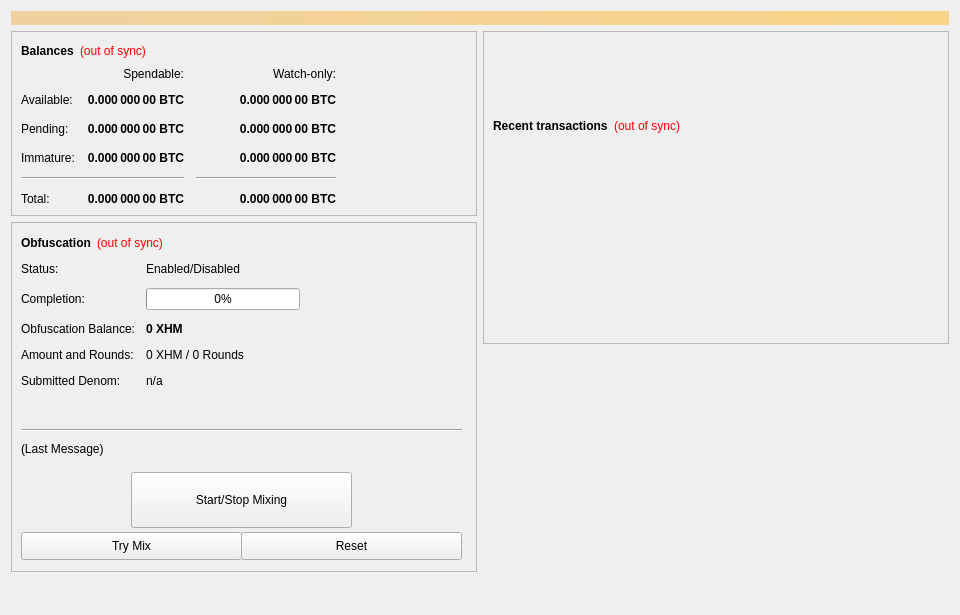
<?xml version="1.0" encoding="UTF-8"?>
<ui version="4.0">
 <class>OverviewPage</class>
 <widget class="QWidget" name="OverviewPage">
  <property name="geometry">
   <rect>
    <x>0</x>
    <y>0</y>
    <width>960</width>
    <height>615</height>
   </rect>
  </property>
  <property name="minimumSize">
   <size>
    <width>960</width>
    <height>0</height>
   </size>
  </property>
  <property name="windowTitle">
   <string>Form</string>
  </property>
  <layout class="QVBoxLayout" name="topLayout">
   <item>
    <widget class="QLabel" name="labelAlerts">
     <property name="visible">
      <bool>false</bool>
     </property>
     <property name="styleSheet">
      <string notr="true">background-color: qlineargradient(x1: 0, y1: 0, x2: 1, y2: 0, stop:0 #F0D0A0, stop:1 #F8D488); color:#000000;</string>
     </property>
     <property name="wordWrap">
      <bool>true</bool>
     </property>
     <property name="margin">
      <number>3</number>
     </property>
    </widget>
   </item>
   <item>
    <layout class="QHBoxLayout" name="horizontalLayout" stretch="1,1">
     <item>
      <layout class="QVBoxLayout" name="verticalLayout_2">
       <item>
        <widget class="QFrame" name="frame">
         <property name="frameShape">
          <enum>QFrame::StyledPanel</enum>
         </property>
         <property name="frameShadow">
          <enum>QFrame::Raised</enum>
         </property>
         <layout class="QVBoxLayout" name="verticalLayout_4">
          <item>
           <layout class="QHBoxLayout" name="horizontalLayout_4">
            <item>
             <widget class="QLabel" name="label_5">
              <property name="font">
               <font>
                <weight>75</weight>
                <bold>true</bold>
               </font>
              </property>
              <property name="text">
               <string>Balances</string>
              </property>
             </widget>
            </item>
            <item>
             <widget class="QLabel" name="labelWalletStatus">
              <property name="cursor">
               <cursorShape>WhatsThisCursor</cursorShape>
              </property>
              <property name="toolTip">
               <string>The displayed information may be out of date. Your wallet automatically synchronizes with the XHimera network after a connection is established, but this process has not completed yet.</string>
              </property>
              <property name="styleSheet">
               <string notr="true">QLabel { color: red; }</string>
              </property>
              <property name="text">
               <string notr="true">(out of sync)</string>
              </property>
              <property name="alignment">
               <set>Qt::AlignLeading|Qt::AlignLeft|Qt::AlignVCenter</set>
              </property>
             </widget>
            </item>
            <item>
             <spacer name="horizontalSpacer_3">
              <property name="orientation">
               <enum>Qt::Horizontal</enum>
              </property>
              <property name="sizeHint" stdset="0">
               <size>
                <width>40</width>
                <height>20</height>
               </size>
              </property>
             </spacer>
            </item>
           </layout>
          </item>
          <item>
           <layout class="QGridLayout" name="gridLayout">
            <property name="spacing">
             <number>12</number>
            </property>
            <item row="2" column="2">
             <widget class="QLabel" name="labelWatchPending">
              <property name="font">
               <font>
                <weight>75</weight>
                <bold>true</bold>
               </font>
              </property>
              <property name="cursor">
               <cursorShape>IBeamCursor</cursorShape>
              </property>
              <property name="toolTip">
               <string>Unconfirmed transactions to watch-only addresses</string>
              </property>
              <property name="text">
               <string notr="true">0.000 000 00 BTC</string>
              </property>
              <property name="alignment">
               <set>Qt::AlignRight|Qt::AlignTrailing|Qt::AlignVCenter</set>
              </property>
              <property name="textInteractionFlags">
               <set>Qt::LinksAccessibleByMouse|Qt::TextSelectableByKeyboard|Qt::TextSelectableByMouse</set>
              </property>
             </widget>
            </item>
            <item row="2" column="1">
             <widget class="QLabel" name="labelUnconfirmed">
              <property name="font">
               <font>
                <weight>75</weight>
                <bold>true</bold>
               </font>
              </property>
              <property name="cursor">
               <cursorShape>IBeamCursor</cursorShape>
              </property>
              <property name="toolTip">
               <string>Total of transactions that have yet to be confirmed, and do not yet count toward the spendable balance</string>
              </property>
              <property name="text">
               <string notr="true">0.000 000 00 BTC</string>
              </property>
              <property name="alignment">
               <set>Qt::AlignRight|Qt::AlignTrailing|Qt::AlignVCenter</set>
              </property>
              <property name="textInteractionFlags">
               <set>Qt::LinksAccessibleByMouse|Qt::TextSelectableByKeyboard|Qt::TextSelectableByMouse</set>
              </property>
             </widget>
            </item>
            <item row="3" column="2">
             <widget class="QLabel" name="labelWatchImmature">
              <property name="font">
               <font>
                <weight>75</weight>
                <bold>true</bold>
               </font>
              </property>
              <property name="cursor">
               <cursorShape>IBeamCursor</cursorShape>
              </property>
              <property name="toolTip">
               <string>Staked or masternode rewards in watch-only addresses that has not yet matured</string>
              </property>
              <property name="text">
               <string notr="true">0.000 000 00 BTC</string>
              </property>
              <property name="alignment">
               <set>Qt::AlignRight|Qt::AlignTrailing|Qt::AlignVCenter</set>
              </property>
              <property name="textInteractionFlags">
               <set>Qt::LinksAccessibleByMouse|Qt::TextSelectableByKeyboard|Qt::TextSelectableByMouse</set>
              </property>
             </widget>
            </item>
            <item row="4" column="0" colspan="2">
             <widget class="Line" name="lineSpendableBalance">
              <property name="orientation">
               <enum>Qt::Horizontal</enum>
              </property>
             </widget>
            </item>
            <item row="4" column="2">
             <widget class="Line" name="lineWatchBalance">
              <property name="sizePolicy">
               <sizepolicy hsizetype="Preferred" vsizetype="Fixed">
                <horstretch>0</horstretch>
                <verstretch>0</verstretch>
               </sizepolicy>
              </property>
              <property name="minimumSize">
               <size>
                <width>140</width>
                <height>0</height>
               </size>
              </property>
              <property name="orientation">
               <enum>Qt::Horizontal</enum>
              </property>
             </widget>
            </item>
            <item row="5" column="0">
             <widget class="QLabel" name="labelTotalText">
              <property name="text">
               <string>Total:</string>
              </property>
             </widget>
            </item>
            <item row="3" column="1">
             <widget class="QLabel" name="labelImmature">
              <property name="font">
               <font>
                <weight>75</weight>
                <bold>true</bold>
               </font>
              </property>
              <property name="cursor">
               <cursorShape>IBeamCursor</cursorShape>
              </property>
              <property name="toolTip">
               <string>Staked or masternode rewards that has not yet matured</string>
              </property>
              <property name="text">
               <string notr="true">0.000 000 00 BTC</string>
              </property>
              <property name="alignment">
               <set>Qt::AlignRight|Qt::AlignTrailing|Qt::AlignVCenter</set>
              </property>
              <property name="textInteractionFlags">
               <set>Qt::LinksAccessibleByMouse|Qt::TextSelectableByKeyboard|Qt::TextSelectableByMouse</set>
              </property>
             </widget>
            </item>
            <item row="2" column="3">
             <spacer name="horizontalSpacer_2">
              <property name="orientation">
               <enum>Qt::Horizontal</enum>
              </property>
              <property name="sizeHint" stdset="0">
               <size>
                <width>40</width>
                <height>20</height>
               </size>
              </property>
             </spacer>
            </item>
            <item row="3" column="0">
             <widget class="QLabel" name="labelImmatureText">
              <property name="text">
               <string>Immature:</string>
              </property>
             </widget>
            </item>
            <item row="5" column="1">
             <widget class="QLabel" name="labelTotal">
              <property name="font">
               <font>
                <weight>75</weight>
                <bold>true</bold>
               </font>
              </property>
              <property name="cursor">
               <cursorShape>IBeamCursor</cursorShape>
              </property>
              <property name="toolTip">
               <string>Your current total balance</string>
              </property>
              <property name="text">
               <string notr="true">0.000 000 00 BTC</string>
              </property>
              <property name="alignment">
               <set>Qt::AlignRight|Qt::AlignTrailing|Qt::AlignVCenter</set>
              </property>
              <property name="textInteractionFlags">
               <set>Qt::LinksAccessibleByMouse|Qt::TextSelectableByKeyboard|Qt::TextSelectableByMouse</set>
              </property>
             </widget>
            </item>
            <item row="5" column="2">
             <widget class="QLabel" name="labelWatchTotal">
              <property name="font">
               <font>
                <weight>75</weight>
                <bold>true</bold>
               </font>
              </property>
              <property name="cursor">
               <cursorShape>IBeamCursor</cursorShape>
              </property>
              <property name="toolTip">
               <string>Current total balance in watch-only addresses</string>
              </property>
              <property name="text">
               <string notr="true">0.000 000 00 BTC</string>
              </property>
              <property name="alignment">
               <set>Qt::AlignRight|Qt::AlignTrailing|Qt::AlignVCenter</set>
              </property>
              <property name="textInteractionFlags">
               <set>Qt::LinksAccessibleByMouse|Qt::TextSelectableByKeyboard|Qt::TextSelectableByMouse</set>
              </property>
             </widget>
            </item>
            <item row="0" column="2">
             <widget class="QLabel" name="labelWatchonly">
              <property name="text">
               <string>Watch-only:</string>
              </property>
              <property name="alignment">
               <set>Qt::AlignRight|Qt::AlignTrailing|Qt::AlignVCenter</set>
              </property>
             </widget>
            </item>
            <item row="1" column="0">
             <widget class="QLabel" name="labelBalanceText">
              <property name="text">
               <string>Available:</string>
              </property>
             </widget>
            </item>
            <item row="1" column="1">
             <widget class="QLabel" name="labelBalance">
              <property name="font">
               <font>
                <weight>75</weight>
                <bold>true</bold>
               </font>
              </property>
              <property name="cursor">
               <cursorShape>IBeamCursor</cursorShape>
              </property>
              <property name="toolTip">
               <string>Your current spendable balance</string>
              </property>
              <property name="text">
               <string notr="true">0.000 000 00 BTC</string>
              </property>
              <property name="alignment">
               <set>Qt::AlignRight|Qt::AlignTrailing|Qt::AlignVCenter</set>
              </property>
              <property name="textInteractionFlags">
               <set>Qt::LinksAccessibleByMouse|Qt::TextSelectableByKeyboard|Qt::TextSelectableByMouse</set>
              </property>
             </widget>
            </item>
            <item row="1" column="2">
             <widget class="QLabel" name="labelWatchAvailable">
              <property name="font">
               <font>
                <weight>75</weight>
                <bold>true</bold>
               </font>
              </property>
              <property name="cursor">
               <cursorShape>IBeamCursor</cursorShape>
              </property>
              <property name="toolTip">
               <string>Your current balance in watch-only addresses</string>
              </property>
              <property name="text">
               <string notr="true">0.000 000 00 BTC</string>
              </property>
              <property name="alignment">
               <set>Qt::AlignRight|Qt::AlignTrailing|Qt::AlignVCenter</set>
              </property>
              <property name="textInteractionFlags">
               <set>Qt::LinksAccessibleByMouse|Qt::TextSelectableByKeyboard|Qt::TextSelectableByMouse</set>
              </property>
             </widget>
            </item>
            <item row="2" column="0">
             <widget class="QLabel" name="labelPendingText">
              <property name="text">
               <string>Pending:</string>
              </property>
             </widget>
            </item>
            <item row="0" column="1">
             <widget class="QLabel" name="labelSpendable">
              <property name="text">
               <string>Spendable:</string>
              </property>
              <property name="alignment">
               <set>Qt::AlignRight|Qt::AlignTrailing|Qt::AlignVCenter</set>
              </property>
             </widget>
            </item>
           </layout>
          </item>
         </layout>
        </widget>
       </item>
       <item>
        <widget class="QFrame" name="frameObfuscation">
         <property name="minimumSize">
          <size>
           <width>0</width>
           <height>350</height>
          </size>
         </property>
         <property name="layoutDirection">
          <enum>Qt::LeftToRight</enum>
         </property>
         <property name="frameShape">
          <enum>QFrame::StyledPanel</enum>
         </property>
         <property name="frameShadow">
          <enum>QFrame::Raised</enum>
         </property>
         <widget class="QWidget" name="formLayoutWidget">
          <property name="geometry">
           <rect>
            <x>10</x>
            <y>40</y>
            <width>451</width>
            <height>161</height>
           </rect>
          </property>
          <layout class="QFormLayout" name="formLayout">
           <property name="fieldGrowthPolicy">
            <enum>QFormLayout::AllNonFixedFieldsGrow</enum>
           </property>
           <property name="horizontalSpacing">
            <number>11</number>
           </property>
           <property name="verticalSpacing">
            <number>12</number>
           </property>
           <item row="0" column="0">
            <widget class="QLabel" name="label_6">
             <property name="text">
              <string>Status:</string>
             </property>
            </widget>
           </item>
           <item row="1" column="0">
            <widget class="QLabel" name="label_7">
             <property name="text">
              <string>Completion:</string>
             </property>
            </widget>
           </item>
           <item row="1" column="1">
            <widget class="QProgressBar" name="obfuscationProgress">
             <property name="maximumSize">
              <size>
               <width>154</width>
               <height>16777215</height>
              </size>
             </property>
             <property name="value">
              <number>0</number>
             </property>
            </widget>
           </item>
           <item row="2" column="0">
            <widget class="QLabel" name="labelAnonymizedText">
             <property name="text">
              <string>Obfuscation Balance:</string>
             </property>
            </widget>
           </item>
           <item row="2" column="1">
            <widget class="QLabel" name="labelAnonymized">
             <property name="font">
              <font>
               <weight>75</weight>
               <bold>true</bold>
              </font>
             </property>
             <property name="text">
              <string notr="true">0 XHM</string>
             </property>
            </widget>
           </item>
           <item row="3" column="0">
            <widget class="QLabel" name="label_8">
             <property name="text">
              <string>Amount and Rounds:</string>
             </property>
            </widget>
           </item>
           <item row="3" column="1">
            <widget class="QLabel" name="labelAmountRounds">
             <property name="text">
              <string>0 XHM / 0 Rounds</string>
             </property>
            </widget>
           </item>
           <item row="4" column="0">
            <widget class="QLabel" name="label_9">
             <property name="text">
              <string>Submitted Denom:</string>
             </property>
            </widget>
           </item>
           <item row="4" column="1">
            <widget class="QLabel" name="labelSubmittedDenom">
             <property name="toolTip">
              <string>The denominations you submitted to the Masternode.&lt;br&gt;To mix, other users must submit the exact same denominations.</string>
             </property>
             <property name="text">
              <string>n/a</string>
             </property>
            </widget>
           </item>
           <item row="0" column="1">
            <widget class="QLabel" name="obfuscationEnabled">
             <property name="text">
              <string>Enabled/Disabled</string>
             </property>
            </widget>
           </item>
          </layout>
         </widget>
         <widget class="QPushButton" name="runAutoDenom">
          <property name="geometry">
           <rect>
            <x>251</x>
            <y>17</y>
            <width>1</width>
            <height>1</height>
           </rect>
          </property>
          <property name="palette">
           <palette>
            <active>
             <colorrole role="WindowText">
              <brush brushstyle="SolidPattern">
               <color alpha="255">
                <red>0</red>
                <green>0</green>
                <blue>0</blue>
               </color>
              </brush>
             </colorrole>
             <colorrole role="Button">
              <brush brushstyle="SolidPattern">
               <color alpha="255">
                <red>239</red>
                <green>238</green>
                <blue>238</blue>
               </color>
              </brush>
             </colorrole>
             <colorrole role="Light">
              <brush brushstyle="SolidPattern">
               <color alpha="255">
                <red>255</red>
                <green>255</green>
                <blue>255</blue>
               </color>
              </brush>
             </colorrole>
             <colorrole role="Midlight">
              <brush brushstyle="SolidPattern">
               <color alpha="255">
                <red>247</red>
                <green>246</green>
                <blue>246</blue>
               </color>
              </brush>
             </colorrole>
             <colorrole role="Dark">
              <brush brushstyle="SolidPattern">
               <color alpha="255">
                <red>119</red>
                <green>119</green>
                <blue>119</blue>
               </color>
              </brush>
             </colorrole>
             <colorrole role="Mid">
              <brush brushstyle="SolidPattern">
               <color alpha="255">
                <red>159</red>
                <green>159</green>
                <blue>159</blue>
               </color>
              </brush>
             </colorrole>
             <colorrole role="Text">
              <brush brushstyle="SolidPattern">
               <color alpha="255">
                <red>0</red>
                <green>0</green>
                <blue>0</blue>
               </color>
              </brush>
             </colorrole>
             <colorrole role="BrightText">
              <brush brushstyle="SolidPattern">
               <color alpha="255">
                <red>255</red>
                <green>255</green>
                <blue>255</blue>
               </color>
              </brush>
             </colorrole>
             <colorrole role="ButtonText">
              <brush brushstyle="SolidPattern">
               <color alpha="255">
                <red>0</red>
                <green>0</green>
                <blue>0</blue>
               </color>
              </brush>
             </colorrole>
             <colorrole role="Base">
              <brush brushstyle="SolidPattern">
               <color alpha="255">
                <red>255</red>
                <green>255</green>
                <blue>255</blue>
               </color>
              </brush>
             </colorrole>
             <colorrole role="Window">
              <brush brushstyle="SolidPattern">
               <color alpha="255">
                <red>239</red>
                <green>238</green>
                <blue>238</blue>
               </color>
              </brush>
             </colorrole>
             <colorrole role="Shadow">
              <brush brushstyle="SolidPattern">
               <color alpha="255">
                <red>0</red>
                <green>0</green>
                <blue>0</blue>
               </color>
              </brush>
             </colorrole>
             <colorrole role="AlternateBase">
              <brush brushstyle="SolidPattern">
               <color alpha="255">
                <red>247</red>
                <green>246</green>
                <blue>246</blue>
               </color>
              </brush>
             </colorrole>
             <colorrole role="ToolTipBase">
              <brush brushstyle="SolidPattern">
               <color alpha="255">
                <red>255</red>
                <green>255</green>
                <blue>220</blue>
               </color>
              </brush>
             </colorrole>
             <colorrole role="ToolTipText">
              <brush brushstyle="SolidPattern">
               <color alpha="255">
                <red>0</red>
                <green>0</green>
                <blue>0</blue>
               </color>
              </brush>
             </colorrole>
            </active>
            <inactive>
             <colorrole role="WindowText">
              <brush brushstyle="SolidPattern">
               <color alpha="255">
                <red>0</red>
                <green>0</green>
                <blue>0</blue>
               </color>
              </brush>
             </colorrole>
             <colorrole role="Button">
              <brush brushstyle="SolidPattern">
               <color alpha="255">
                <red>239</red>
                <green>238</green>
                <blue>238</blue>
               </color>
              </brush>
             </colorrole>
             <colorrole role="Light">
              <brush brushstyle="SolidPattern">
               <color alpha="255">
                <red>255</red>
                <green>255</green>
                <blue>255</blue>
               </color>
              </brush>
             </colorrole>
             <colorrole role="Midlight">
              <brush brushstyle="SolidPattern">
               <color alpha="255">
                <red>247</red>
                <green>246</green>
                <blue>246</blue>
               </color>
              </brush>
             </colorrole>
             <colorrole role="Dark">
              <brush brushstyle="SolidPattern">
               <color alpha="255">
                <red>119</red>
                <green>119</green>
                <blue>119</blue>
               </color>
              </brush>
             </colorrole>
             <colorrole role="Mid">
              <brush brushstyle="SolidPattern">
               <color alpha="255">
                <red>159</red>
                <green>159</green>
                <blue>159</blue>
               </color>
              </brush>
             </colorrole>
             <colorrole role="Text">
              <brush brushstyle="SolidPattern">
               <color alpha="255">
                <red>0</red>
                <green>0</green>
                <blue>0</blue>
               </color>
              </brush>
             </colorrole>
             <colorrole role="BrightText">
              <brush brushstyle="SolidPattern">
               <color alpha="255">
                <red>255</red>
                <green>255</green>
                <blue>255</blue>
               </color>
              </brush>
             </colorrole>
             <colorrole role="ButtonText">
              <brush brushstyle="SolidPattern">
               <color alpha="255">
                <red>0</red>
                <green>0</green>
                <blue>0</blue>
               </color>
              </brush>
             </colorrole>
             <colorrole role="Base">
              <brush brushstyle="SolidPattern">
               <color alpha="255">
                <red>255</red>
                <green>255</green>
                <blue>255</blue>
               </color>
              </brush>
             </colorrole>
             <colorrole role="Window">
              <brush brushstyle="SolidPattern">
               <color alpha="255">
                <red>239</red>
                <green>238</green>
                <blue>238</blue>
               </color>
              </brush>
             </colorrole>
             <colorrole role="Shadow">
              <brush brushstyle="SolidPattern">
               <color alpha="255">
                <red>0</red>
                <green>0</green>
                <blue>0</blue>
               </color>
              </brush>
             </colorrole>
             <colorrole role="AlternateBase">
              <brush brushstyle="SolidPattern">
               <color alpha="255">
                <red>247</red>
                <green>246</green>
                <blue>246</blue>
               </color>
              </brush>
             </colorrole>
             <colorrole role="ToolTipBase">
              <brush brushstyle="SolidPattern">
               <color alpha="255">
                <red>255</red>
                <green>255</green>
                <blue>220</blue>
               </color>
              </brush>
             </colorrole>
             <colorrole role="ToolTipText">
              <brush brushstyle="SolidPattern">
               <color alpha="255">
                <red>0</red>
                <green>0</green>
                <blue>0</blue>
               </color>
              </brush>
             </colorrole>
            </inactive>
            <disabled>
             <colorrole role="WindowText">
              <brush brushstyle="SolidPattern">
               <color alpha="255">
                <red>119</red>
                <green>119</green>
                <blue>119</blue>
               </color>
              </brush>
             </colorrole>
             <colorrole role="Button">
              <brush brushstyle="SolidPattern">
               <color alpha="255">
                <red>239</red>
                <green>238</green>
                <blue>238</blue>
               </color>
              </brush>
             </colorrole>
             <colorrole role="Light">
              <brush brushstyle="SolidPattern">
               <color alpha="255">
                <red>255</red>
                <green>255</green>
                <blue>255</blue>
               </color>
              </brush>
             </colorrole>
             <colorrole role="Midlight">
              <brush brushstyle="SolidPattern">
               <color alpha="255">
                <red>247</red>
                <green>246</green>
                <blue>246</blue>
               </color>
              </brush>
             </colorrole>
             <colorrole role="Dark">
              <brush brushstyle="SolidPattern">
               <color alpha="255">
                <red>119</red>
                <green>119</green>
                <blue>119</blue>
               </color>
              </brush>
             </colorrole>
             <colorrole role="Mid">
              <brush brushstyle="SolidPattern">
               <color alpha="255">
                <red>159</red>
                <green>159</green>
                <blue>159</blue>
               </color>
              </brush>
             </colorrole>
             <colorrole role="Text">
              <brush brushstyle="SolidPattern">
               <color alpha="255">
                <red>119</red>
                <green>119</green>
                <blue>119</blue>
               </color>
              </brush>
             </colorrole>
             <colorrole role="BrightText">
              <brush brushstyle="SolidPattern">
               <color alpha="255">
                <red>255</red>
                <green>255</green>
                <blue>255</blue>
               </color>
              </brush>
             </colorrole>
             <colorrole role="ButtonText">
              <brush brushstyle="SolidPattern">
               <color alpha="255">
                <red>119</red>
                <green>119</green>
                <blue>119</blue>
               </color>
              </brush>
             </colorrole>
             <colorrole role="Base">
              <brush brushstyle="SolidPattern">
               <color alpha="255">
                <red>239</red>
                <green>238</green>
                <blue>238</blue>
               </color>
              </brush>
             </colorrole>
             <colorrole role="Window">
              <brush brushstyle="SolidPattern">
               <color alpha="255">
                <red>239</red>
                <green>238</green>
                <blue>238</blue>
               </color>
              </brush>
             </colorrole>
             <colorrole role="Shadow">
              <brush brushstyle="SolidPattern">
               <color alpha="255">
                <red>0</red>
                <green>0</green>
                <blue>0</blue>
               </color>
              </brush>
             </colorrole>
             <colorrole role="AlternateBase">
              <brush brushstyle="SolidPattern">
               <color alpha="255">
                <red>239</red>
                <green>238</green>
                <blue>238</blue>
               </color>
              </brush>
             </colorrole>
             <colorrole role="ToolTipBase">
              <brush brushstyle="SolidPattern">
               <color alpha="255">
                <red>255</red>
                <green>255</green>
                <blue>220</blue>
               </color>
              </brush>
             </colorrole>
             <colorrole role="ToolTipText">
              <brush brushstyle="SolidPattern">
               <color alpha="255">
                <red>0</red>
                <green>0</green>
                <blue>0</blue>
               </color>
              </brush>
             </colorrole>
            </disabled>
           </palette>
          </property>
          <property name="focusPolicy">
           <enum>Qt::NoFocus</enum>
          </property>
          <property name="autoFillBackground">
           <bool>true</bool>
          </property>
          <property name="text">
           <string/>
          </property>
          <property name="flat">
           <bool>true</bool>
          </property>
         </widget>
         <widget class="QPushButton" name="toggleObfuscation">
          <property name="geometry">
           <rect>
            <x>120</x>
            <y>250</y>
            <width>221</width>
            <height>56</height>
           </rect>
          </property>
          <property name="sizePolicy">
           <sizepolicy hsizetype="MinimumExpanding" vsizetype="Fixed">
            <horstretch>0</horstretch>
            <verstretch>0</verstretch>
           </sizepolicy>
          </property>
          <property name="text">
           <string>Start/Stop Mixing</string>
          </property>
         </widget>
         <widget class="Line" name="lineLastMessage">
          <property name="geometry">
           <rect>
            <x>10</x>
            <y>200</y>
            <width>441</width>
            <height>16</height>
           </rect>
          </property>
          <property name="orientation">
           <enum>Qt::Horizontal</enum>
          </property>
         </widget>
         <widget class="QLabel" name="obfuscationStatus">
          <property name="geometry">
           <rect>
            <x>10</x>
            <y>220</y>
            <width>451</width>
            <height>61</height>
           </rect>
          </property>
          <property name="minimumSize">
           <size>
            <width>288</width>
            <height>43</height>
           </size>
          </property>
          <property name="text">
           <string>(Last Message)</string>
          </property>
          <property name="alignment">
           <set>Qt::AlignLeading|Qt::AlignLeft|Qt::AlignTop</set>
          </property>
          <property name="wordWrap">
           <bool>true</bool>
          </property>
         </widget>
         <widget class="QPushButton" name="obfuscationAuto">
          <property name="geometry">
           <rect>
            <x>10</x>
            <y>310</y>
            <width>221</width>
            <height>28</height>
           </rect>
          </property>
          <property name="sizePolicy">
           <sizepolicy hsizetype="MinimumExpanding" vsizetype="Fixed">
            <horstretch>0</horstretch>
            <verstretch>0</verstretch>
           </sizepolicy>
          </property>
          <property name="toolTip">
           <string>Try to manually submit a Obfuscation request.</string>
          </property>
          <property name="text">
           <string>Try Mix</string>
          </property>
         </widget>
         <widget class="QPushButton" name="obfuscationReset">
          <property name="geometry">
           <rect>
            <x>230</x>
            <y>310</y>
            <width>221</width>
            <height>28</height>
           </rect>
          </property>
          <property name="sizePolicy">
           <sizepolicy hsizetype="MinimumExpanding" vsizetype="Fixed">
            <horstretch>0</horstretch>
            <verstretch>0</verstretch>
           </sizepolicy>
          </property>
          <property name="toolTip">
           <string>Reset the current status of Obfuscation (can interrupt Obfuscation if it's in the process of Mixing, which can cost you money!)</string>
          </property>
          <property name="autoFillBackground">
           <bool>false</bool>
          </property>
          <property name="text">
           <string>Reset</string>
          </property>
         </widget>
         <widget class="QWidget" name="layoutWidget">
          <property name="geometry">
           <rect>
            <x>10</x>
            <y>10</y>
            <width>431</width>
            <height>22</height>
           </rect>
          </property>
          <layout class="QHBoxLayout" name="horizontalLayout_5">
           <item>
            <widget class="QLabel" name="label_2">
             <property name="font">
              <font>
               <weight>75</weight>
               <bold>true</bold>
              </font>
             </property>
             <property name="text">
              <string>Obfuscation</string>
             </property>
            </widget>
           </item>
           <item>
            <widget class="QLabel" name="labelObfuscationSyncStatus">
             <property name="toolTip">
              <string>The displayed information may be out of date. Your wallet automatically synchronizes with the XHimera network after a connection is established, but this process has not completed yet.</string>
             </property>
             <property name="styleSheet">
              <string notr="true">QLabel { color: red; }</string>
             </property>
             <property name="text">
              <string notr="true">(out of sync)</string>
             </property>
             <property name="alignment">
              <set>Qt::AlignLeading|Qt::AlignLeft|Qt::AlignVCenter</set>
             </property>
            </widget>
           </item>
           <item>
            <spacer name="horizontalSpacer_4">
             <property name="orientation">
              <enum>Qt::Horizontal</enum>
             </property>
             <property name="sizeHint" stdset="0">
              <size>
               <width>40</width>
               <height>20</height>
              </size>
             </property>
            </spacer>
           </item>
          </layout>
         </widget>
        </widget>
       </item>
       <item>
        <spacer name="verticalSpacer">
         <property name="orientation">
          <enum>Qt::Vertical</enum>
         </property>
         <property name="sizeHint" stdset="0">
          <size>
           <width>20</width>
           <height>40</height>
          </size>
         </property>
        </spacer>
       </item>
      </layout>
     </item>
     <item>
      <layout class="QVBoxLayout" name="verticalLayout_3">
       <item>
        <widget class="QFrame" name="frame_2">
         <property name="frameShape">
          <enum>QFrame::StyledPanel</enum>
         </property>
         <property name="frameShadow">
          <enum>QFrame::Raised</enum>
         </property>
         <layout class="QVBoxLayout" name="verticalLayout">
          <item>
           <spacer name="verticalSpacer_3">
            <property name="orientation">
             <enum>Qt::Vertical</enum>
            </property>
            <property name="sizeType">
             <enum>QSizePolicy::Fixed</enum>
            </property>
            <property name="sizeHint" stdset="0">
             <size>
              <width>20</width>
              <height>75</height>
             </size>
            </property>
           </spacer>
          </item>
          <item>
           <layout class="QHBoxLayout" name="horizontalLayout_2">
            <item>
             <widget class="QLabel" name="label_4">
              <property name="font">
               <font>
                <weight>75</weight>
                <bold>true</bold>
               </font>
              </property>
              <property name="text">
               <string>Recent transactions</string>
              </property>
             </widget>
            </item>
            <item>
             <widget class="QLabel" name="labelTransactionsStatus">
              <property name="cursor">
               <cursorShape>WhatsThisCursor</cursorShape>
              </property>
              <property name="toolTip">
               <string>The displayed information may be out of date. Your wallet automatically synchronizes with the XHimera network after a connection is established, but this process has not completed yet.</string>
              </property>
              <property name="styleSheet">
               <string notr="true">QLabel { color: red; }</string>
              </property>
              <property name="text">
               <string notr="true">(out of sync)</string>
              </property>
              <property name="alignment">
               <set>Qt::AlignRight|Qt::AlignTrailing|Qt::AlignVCenter</set>
              </property>
             </widget>
            </item>
            <item>
             <spacer name="horizontalSpacer">
              <property name="orientation">
               <enum>Qt::Horizontal</enum>
              </property>
              <property name="sizeHint" stdset="0">
               <size>
                <width>40</width>
                <height>20</height>
               </size>
              </property>
             </spacer>
            </item>
           </layout>
          </item>
          <item>
           <widget class="QListView" name="listTransactions">
            <property name="styleSheet">
             <string notr="true">QListView { background: transparent; }</string>
            </property>
            <property name="frameShape">
             <enum>QFrame::NoFrame</enum>
            </property>
            <property name="verticalScrollBarPolicy">
             <enum>Qt::ScrollBarAlwaysOff</enum>
            </property>
            <property name="horizontalScrollBarPolicy">
             <enum>Qt::ScrollBarAlwaysOff</enum>
            </property>
            <property name="selectionMode">
             <enum>QAbstractItemView::NoSelection</enum>
            </property>
           </widget>
          </item>
         </layout>
        </widget>
       </item>
       <item>
        <spacer name="verticalSpacer_2">
         <property name="orientation">
          <enum>Qt::Vertical</enum>
         </property>
         <property name="sizeType">
          <enum>QSizePolicy::Expanding</enum>
         </property>
         <property name="sizeHint" stdset="0">
          <size>
           <width>20</width>
           <height>40</height>
          </size>
         </property>
        </spacer>
       </item>
      </layout>
     </item>
    </layout>
   </item>
  </layout>
 </widget>
 <resources/>
 <connections/>
</ui>
